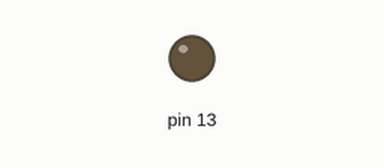
Recording of a sketch running on a simulated Arduino Uno, built with avr-gcc and run on an emulated ATmega328P. On the bench: output pins drawn as LEDs (lit = HIGH).

Above: at 1.0 s.
At 3.0 s:
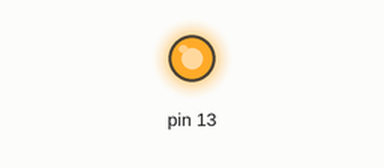
Timing chart, 0 to 5.2 s (numbered marks = the images above):
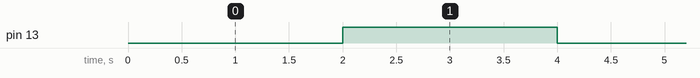

Measured:
- by itself, pin 13: alternates HIGH for 2.0 s and LOW for 2.0 s

The sketch:

Timers1_basic.ino
```cpp
int value = 34285; // Variable to set the interval

void setup()
 {
  pinMode(13, OUTPUT);
  TCCR1A = 0; // Clear Timer/Counter Control Register A
  TCCR1B = 0; // Clear Timer/Counter Control Register B
  TCNT1 = value; // Set initial value of Timer/Counter 1 to 'value'

  TCCR1B |= (1 << CS10) | (1 << CS12); // Set prescaler to 1024
}

void loop()
 {
  if ((TIFR1 & (1 << TOV1)) != 0)  // Check if Timer/Counter1 Overflow Flag is set
   {
    TIFR1 |= (1 << TOV1);  // Clear Timer/Counter1 Overflow Flag
    TCNT1 = value;  // Reset Timer/Counter1 to 'value'


    if (digitalRead(13) == 1) {
      digitalWrite(13, 0);
    } else {
      digitalWrite(13, 1);
    }
  }
}
```
